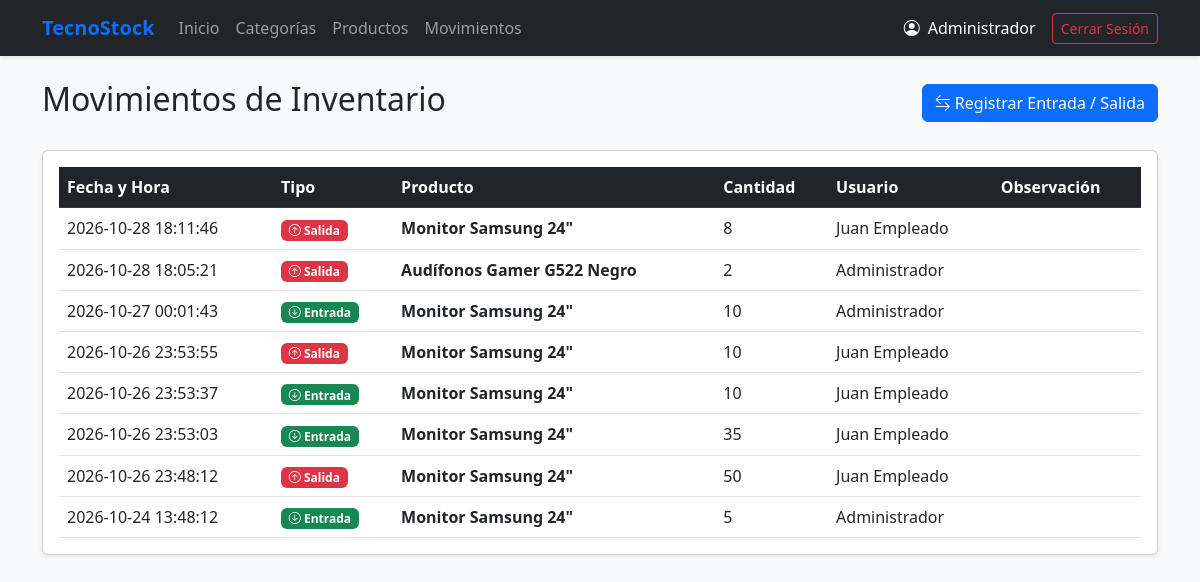
The app's page /movimientos.php (signed in) with its own data.
### tables this page shows
CREATE TABLE `movimiento` (
  `id_movimiento` int(11) NOT NULL,
  `fecha_hora` datetime NOT NULL,
  `tipo` varchar(20) NOT NULL,
  `cantidad` int(11) NOT NULL,
  `observacion` varchar(255) NOT NULL,
  `id_producto` int(11) NOT NULL,
  `id_usuario` int(11) NOT NULL
);

CREATE TABLE `producto` (
  `id_producto` int(11) NOT NULL,
  `codigo` varchar(50) NOT NULL,
  `nombre` varchar(100) NOT NULL,
  `descripcion` text NOT NULL,
  `precio` decimal(10,2) NOT NULL,
  `stock_actual` int(11) NOT NULL,
  `stock_minimo` int(11) NOT NULL,
  `estado` tinyint(1) NOT NULL,
  `id_categoria` int(11) NOT NULL
);

CREATE TABLE `usuario` (
  `id_usuario` int(11) NOT NULL,
  `nombre` varchar(100) NOT NULL,
  `correo` varchar(100) NOT NULL,
  `clave` varchar(255) NOT NULL,
  `rol` enum('admin','empleado') NOT NULL DEFAULT 'empleado',
  `estado` tinyint(1) NOT NULL
);

### movimientos.php (the view, shortened to what this page needs)
<?php
require_once 'Conexion.php';
include_once 'includes/header.php';
$stmt = $pdo->query("SELECT m.*, p.nombre AS producto, u.nombre AS usuario
                      FROM movimiento m
                      INNER JOIN producto p ON m.id_producto = p.id_producto
                      INNER JOIN usuario u ON m.id_usuario = u.id_usuario
                      ORDER BY m.id_movimiento DESC");
$movimientos = $stmt->fetchAll(PDO::FETCH_ASSOC);
?>
<div class="d-flex justify-content-between align-items-center mb-4">
    <h2>Movimientos de Inventario</h2>
    <button type="button" class="btn btn-primary" data-bs-toggle="modal" data-bs-target="#modalMovimiento">
        <i class="bi bi-arrow-left-right"></i> Registrar Entrada / Salida
    </button>
</div>
<div class="card shadow-sm">
    <div class="card-body">
        <table class="table table-hover align-middle mb-0">
            <thead class="table-dark">
                <tr>
                    <th>Fecha y Hora</th>
                    <th>Tipo</th>
                    <th>Producto</th>
                    <th>Cantidad</th>
                    <th>Usuario</th>
                    <th>Observación</th>
                </tr>
            </thead>
            <tbody>
                <?php if (empty($movimientos)): ?>
                    <tr>
                        <td colspan="6" class="text-center text-muted">No hay movimientos registrados.</td>
                    </tr>
                <?php else: ?>
                    <?php foreach ($movimientos as $m): ?>
                        <tr>
                            <td><?= $m['fecha_hora'] ?></td>
                            <td>
                                <?php if ($m['tipo'] === 'entrada'): ?>
                                    <span class="badge bg-success"><i class="bi bi-arrow-down-circle"></i> Entrada</span>
                                <?php else: ?>
                                    <span class="badge bg-danger"><i class="bi bi-arrow-up-circle"></i> Salida</span>
                                <?php endif; ?>
                            </td>
                            <td class="fw-bold"><?= htmlspecialchars($m['producto']) ?></td>
                            <td><?= $m['cantidad'] ?></td>
                            <td><?= htmlspecialchars($m['usuario']) ?></td>
                            <td><?= htmlspecialchars($m['observacion']) ?></td>
                        </tr>
                    <?php endforeach; ?>
                <?php endif; ?>
            </tbody>
        </table>
    </div>
</div>
<?php include_once 'includes/footer.php'; ?>

### includes/header.php (shortened to what this page needs)
<!DOCTYPE html>
<html lang="es">
<head>
    <link href="https://cdn.jsdelivr.net/npm/bootstrap@5.3.0/dist/css/bootstrap.min.css" rel="stylesheet">
    <link rel="stylesheet" href="https://cdn.jsdelivr.net/npm/bootstrap-icons@1.11.0/font/bootstrap-icons.css">
</head>
<body class="bg-light">
<nav class="navbar navbar-expand-lg navbar-dark bg-dark mb-4 shadow-sm">
  <div class="container">
    <a class="navbar-brand fw-bold text-primary" href="index.php">TecnoStock</a>
    <div class="collapse navbar-collapse" id="navbarNav">
      <ul class="navbar-nav me-auto">
        <li class="nav-item">
          <a class="nav-link" href="index.php">Inicio</a>
        </li>
        <li class="nav-item">
          <a class="nav-link" href="categorias.php">Categorías</a>
        </li>
        <li class="nav-item">
          <a class="nav-link" href="productos.php">Productos</a>
        </li>
        <li class="nav-item">
          <a class="nav-link" href="movimientos.php">Movimientos</a>
        </li>
      </ul>
      <div class="d-flex align-items-center text-white me-3">
        <i class="bi bi-person-circle me-2"></i> <?= htmlspecialchars($_SESSION['nombre_usuario']) ?>
      </div>
      <a href="logout.php" class="btn btn-outline-danger btn-sm">Cerrar Sesión</a>
    </div>
  </div>
</nav>
<div class="container">

### includes/footer.php (shortened to what this page needs)
</div>
</body>
</html>

### records on screen
movimiento: fecha_hora "2026-10-28 18:11:46", tipo "salida" (drawn), id_producto.nombre "Monitor Samsung 24\"", cantidad "8", id_usuario.nombre "Juan Empleado"
movimiento: fecha_hora "2026-10-28 18:05:21", tipo "salida" (drawn), id_producto.nombre "Audífonos Gamer G522 Negro", cantidad "2", id_usuario.nombre "Administrador"
movimiento: fecha_hora "2026-10-27 00:01:43", tipo "entrada" (drawn), id_producto.nombre "Monitor Samsung 24\"", cantidad "10", id_usuario.nombre "Administrador"
movimiento: fecha_hora "2026-10-26 23:53:55", tipo "salida" (drawn), id_producto.nombre "Monitor Samsung 24\"", cantidad "10", id_usuario.nombre "Juan Empleado"
movimiento: fecha_hora "2026-10-26 23:53:37", tipo "entrada" (drawn), id_producto.nombre "Monitor Samsung 24\"", cantidad "10", id_usuario.nombre "Juan Empleado"
movimiento: fecha_hora "2026-10-26 23:53:03", tipo "entrada" (drawn), id_producto.nombre "Monitor Samsung 24\"", cantidad "35", id_usuario.nombre "Juan Empleado"
movimiento: fecha_hora "2026-10-26 23:48:12", tipo "salida" (drawn), id_producto.nombre "Monitor Samsung 24\"", cantidad "50", id_usuario.nombre "Juan Empleado"
movimiento: fecha_hora "2026-10-24 13:48:12", tipo "entrada" (drawn), id_producto.nombre "Monitor Samsung 24\"", cantidad "5", id_usuario.nombre "Administrador"

### other values on screen
$_SESSION['nombre_usuario'] "Administrador"
